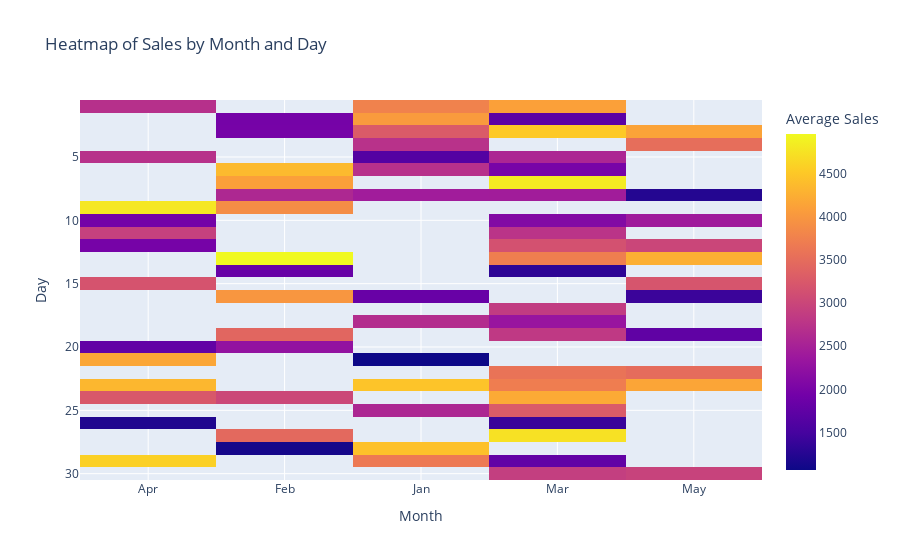

The notebook cell saved with this chart:
### Code cell
# 3. Heatmap using Plotly for Sales Data across months and days
np.random.seed(20)
data = {
    'Month': np.random.choice(['Jan', 'Feb', 'Mar', 'Apr', 'May'], 100),
    'Day': np.random.choice(range(1, 31), 100),
    'Sales': np.random.randint(1000, 5000, 100)
}
df_sales = pd.DataFrame(data)

# Pivot data for heatmap
sales_pivot = df_sales.pivot_table(index='Day', columns='Month', values='Sales', aggfunc='mean')

fig_heatmap = px.imshow(sales_pivot, labels={'x': 'Month', 'y': 'Day', 'color': 'Average Sales'},
                        title="Heatmap of Sales by Month and Day")
fig_heatmap.show()

### Figure 1 — Plotly figure (JSON) as saved in the notebook; plotly's stock layout.template omitted (floating-point values rounded to 4 significant figures; data arrays with more than 128 entries replaced by an {"elided": "..."} marker saying what was removed)
{"data": [{"coloraxis": "coloraxis", "hovertemplate": "Month: %{x}<br>Day: %{y}<br>Average Sales: %{z}<extra></extra>", "name": "0", "type": "heatmap", "x": ["Apr", "Feb", "Jan", "Mar", "May"], "xaxis": "x", "y": [1, 2, 3, 4, 5, 6, 7, 8, 9, 10, 11, 12, 13, 14, 15, 16, 17, 18, 19, 20, 21, 22, 23, 24, 25, 26, 27, 28, 29, 30], "yaxis": "y", "z": {"elided": "30x5 float values"}}], "layout": {"coloraxis": {"colorbar": {"title": {"text": "Average Sales"}}, "colorscale": [[0, "#0d0887"], [0.1111, "#46039f"], [0.2222, "#7201a8"], [0.3333, "#9c179e"], [0.4444, "#bd3786"], [0.5556, "#d8576b"], [0.6667, "#ed7953"], [0.7778, "#fb9f3a"], [0.8889, "#fdca26"], [1, "#f0f921"]]}, "title": {"text": "Heatmap of Sales by Month and Day"}, "xaxis": {"anchor": "y", "constrain": "domain", "domain": [0, 1], "scaleanchor": "y", "title": {"text": "Month"}}, "yaxis": {"anchor": "x", "autorange": "reversed", "constrain": "domain", "domain": [0, 1], "title": {"text": "Day"}}}}
